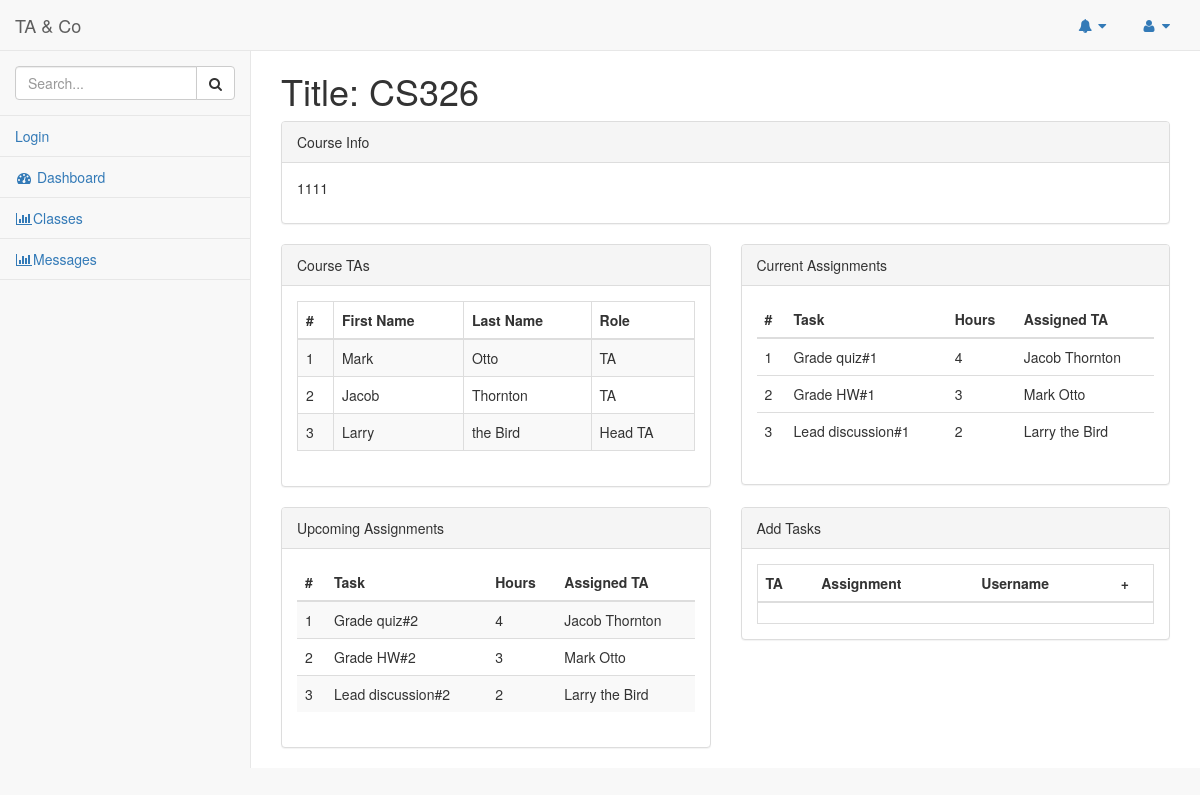
Before: /taco/course/54110283-9b0f-487e-8e72-9b002011534c with the older database file.
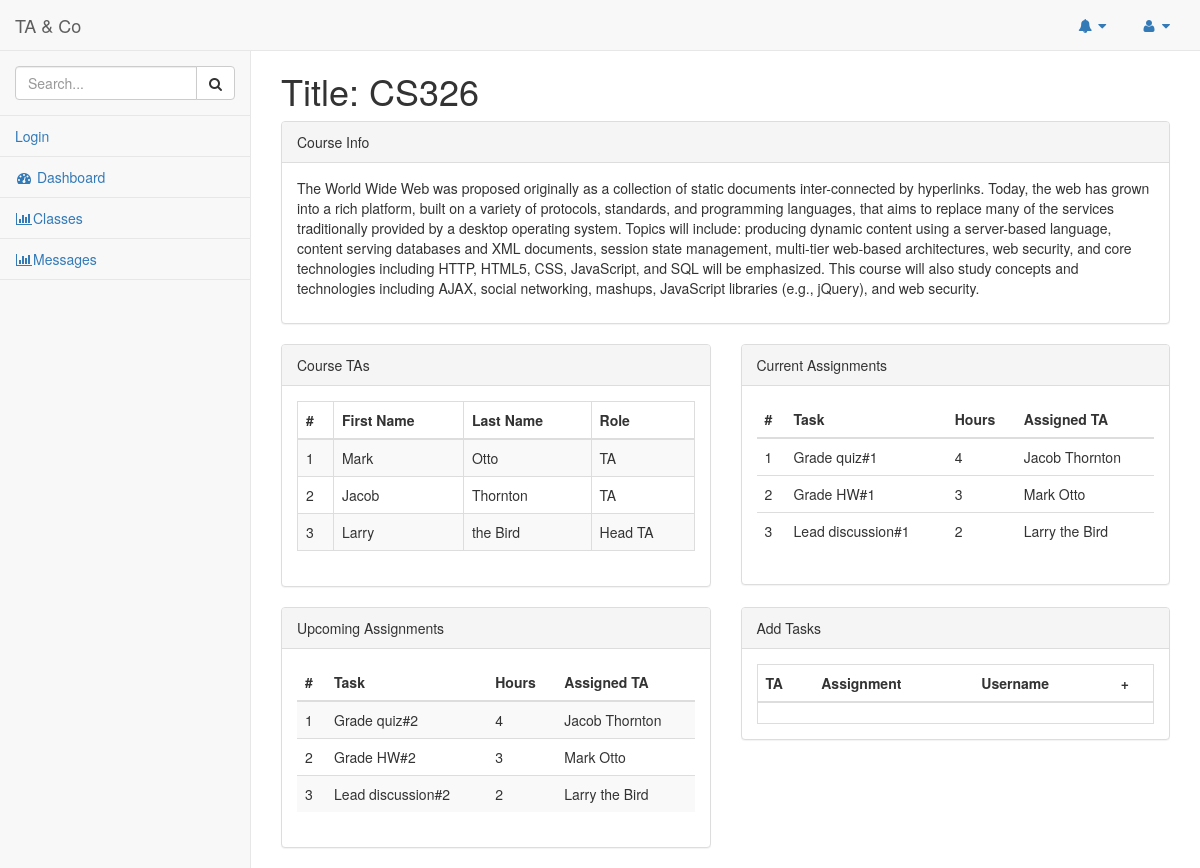
After: the same page with the newer database file.
### taco/models.py (models this page shows, shortened)
class Course(models.Model):
	cid = models.UUIDField(primary_key=True, default=uuid.uuid4, help_text="Unique ID for the Course")
	cname = models.CharField(max_length=200, help_text="Enter Course Name")
	cdescription=models.TextField(max_length=1000, help_text="Enter a brief description of the course")

### taco/views.py (the view)
# urls.py: url(r'^course/(?P<pk>[A-Za-z0-9-]+)$', views.CourseDetailView.as_view(), name='course-detail'),
class CourseDetailView(generic.DetailView):
    model = Course

### taco/templates/taco/course_detail.html (shortened to what the changed rows need)
{% extends "base_generic.html" %}
{% block content %}
  <div class="col-lg-12">
      <div class="row">
          <div class="col-lg-12">
              <h1> Title: {{course.cname}}</h1>
          </div>
      </div>
<div class="row">
      <div class="col-lg-12">
          <div class="panel panel-default">
              <div class="panel-body">
                  <p>
                    {{course.cdescription}}
                  </p>
              </div>
          </div>
      </div>
</div>
      <div class="row">
          <div class="col-lg-6">
              <div class="panel panel-default">
                  <div class="panel-body">
                      <div class="table-responsive">
                          <table class="table table-striped table-bordered table-hover">
                              <thead>
                                  <tr>
                                      <th>#</th>
                                      <th>First Name</th>
                                      <th>Last Name</th>
                                      <th>Role</th>
                                  </tr>
                              </thead>
                          </table>
                      </div>
                  </div>
              </div>
          </div>
          <div class="col-lg-6">
              <div class="panel panel-default">
                  <div class="panel-body">
                      <div class="table-responsive">
                          <table class="table">
                              <thead>
                                  <tr>
                                      <th>#</th>
                                      <th>Task</th>
                                      <th>Hours</th>
                                      <th>Assigned TA</th>
                                  </tr>
                              </thead>
                          </table>
                      </div>
                  </div>
              </div>
          </div>
      </div>
      <div class="row">
          <div class="col-lg-6">
              <div class="panel panel-default">
                  <div class="panel-body">
                      <div class="table-responsive">
                          <table class="table table-striped">
                              <thead>
                                  <tr>
                                    <th>#</th>
                                    <th>Task</th>
                                    <th>Hours</th>
                                    <th>Assigned TA</th>
                                  </tr>
                              </thead>
                          </table>
                      </div>
                  </div>
              </div>
          </div>
          <div class="col-lg-6">
              <div class="panel panel-default">
                  <div class="panel-body">
                      <div class="table-responsive table-bordered">
                          <table class="table">
                              <thead>
                                  <tr>
                                      <th>TA</th>
                                      <th>Assignment</th>
                                      <th>Username</th>
                                      <th>+</th>
                                  </tr>
                              </thead>
                          </table>
                      </div>
                  </div>
              </div>
          </div>
      </div>
  </div>
{% endblock %}

Changed rows visible on the page:
changed Course "CS326": cdescription "1111" → "The World Wide Web was proposed originally as a collection of static documents inter-connected by hyperlinks. Today, the web has grown into a rich platform, built on a variety of protocols, standards, and programming languages, that aims to replace many of the services traditionally provided by a desktop operating system. Topics will include: producing dynamic content using a server-based language, content serving databases and XML documents, session state management, multi-tier web-based architectures, web security, and core technologies including HTTP, HTML5, CSS, JavaScript, and SQL will be emphasized. This course will also study concepts and technologies including AJAX, social…"
